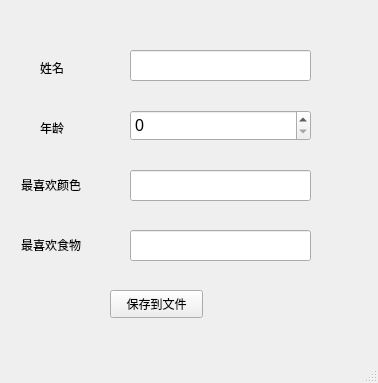
<?xml version="1.0" encoding="UTF-8"?>
<ui version="4.0">
 <class>MainWindow</class>
 <widget class="QMainWindow" name="MainWindow">
  <property name="geometry">
   <rect>
    <x>0</x>
    <y>0</y>
    <width>378</width>
    <height>383</height>
   </rect>
  </property>
  <property name="windowTitle">
   <string>MainWindow</string>
  </property>
  <widget class="QWidget" name="centralwidget">
   <widget class="QLabel" name="label">
    <property name="geometry">
     <rect>
      <x>40</x>
      <y>60</y>
      <width>72</width>
      <height>15</height>
     </rect>
    </property>
    <property name="text">
     <string>姓名</string>
    </property>
   </widget>
   <widget class="QLineEdit" name="nameEdit">
    <property name="geometry">
     <rect>
      <x>130</x>
      <y>50</y>
      <width>181</width>
      <height>31</height>
     </rect>
    </property>
    <property name="font">
     <font>
      <pointsize>12</pointsize>
     </font>
    </property>
   </widget>
   <widget class="QLabel" name="label_2">
    <property name="geometry">
     <rect>
      <x>40</x>
      <y>120</y>
      <width>72</width>
      <height>15</height>
     </rect>
    </property>
    <property name="text">
     <string>年龄</string>
    </property>
   </widget>
   <widget class="QLineEdit" name="colorEdit">
    <property name="geometry">
     <rect>
      <x>130</x>
      <y>170</y>
      <width>181</width>
      <height>31</height>
     </rect>
    </property>
    <property name="font">
     <font>
      <pointsize>12</pointsize>
     </font>
    </property>
   </widget>
   <widget class="QLabel" name="label_3">
    <property name="geometry">
     <rect>
      <x>21</x>
      <y>175</y>
      <width>91</width>
      <height>20</height>
     </rect>
    </property>
    <property name="text">
     <string>最喜欢颜色</string>
    </property>
   </widget>
   <widget class="QLabel" name="label_4">
    <property name="geometry">
     <rect>
      <x>21</x>
      <y>235</y>
      <width>91</width>
      <height>20</height>
     </rect>
    </property>
    <property name="text">
     <string>最喜欢食物</string>
    </property>
   </widget>
   <widget class="QLineEdit" name="footEdit">
    <property name="geometry">
     <rect>
      <x>130</x>
      <y>230</y>
      <width>181</width>
      <height>31</height>
     </rect>
    </property>
    <property name="font">
     <font>
      <pointsize>12</pointsize>
     </font>
    </property>
   </widget>
   <widget class="QPushButton" name="btnSave">
    <property name="geometry">
     <rect>
      <x>110</x>
      <y>290</y>
      <width>93</width>
      <height>28</height>
     </rect>
    </property>
    <property name="text">
     <string>保存到文件</string>
    </property>
   </widget>
   <widget class="QSpinBox" name="ageBox">
    <property name="geometry">
     <rect>
      <x>130</x>
      <y>110</y>
      <width>181</width>
      <height>31</height>
     </rect>
    </property>
    <property name="font">
     <font>
      <pointsize>12</pointsize>
     </font>
    </property>
   </widget>
  </widget>
  <widget class="QMenuBar" name="menubar">
   <property name="geometry">
    <rect>
     <x>0</x>
     <y>0</y>
     <width>378</width>
     <height>26</height>
    </rect>
   </property>
  </widget>
  <widget class="QStatusBar" name="statusbar"/>
 </widget>
 <resources/>
 <connections/>
</ui>
